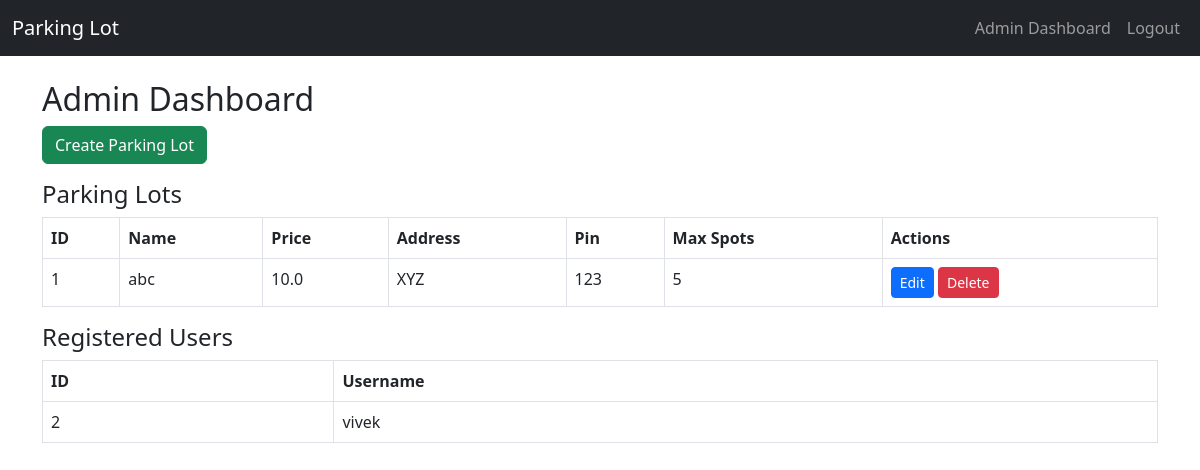
Page /admin (signed in) on the earlier database version.
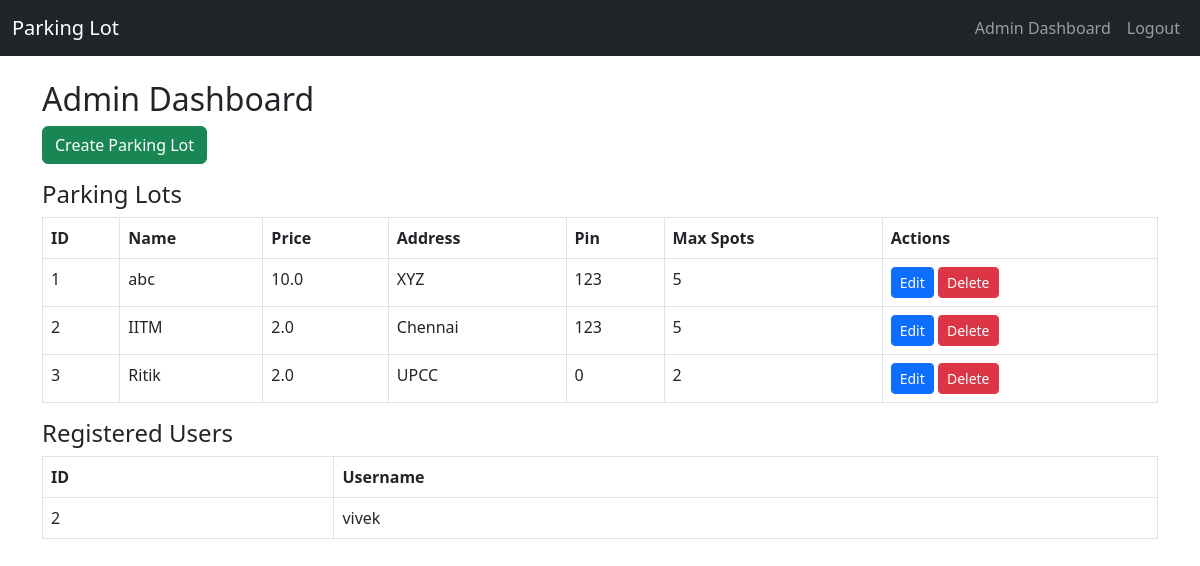
Same page on the later database version.
### models.py (models this page shows)
class ParkingLot(db.Model):
    id = db.Column(db.Integer, primary_key=True)
    prime_location_name = db.Column(db.String(120), nullable=False)
    price = db.Column(db.Float, nullable=False)
    address = db.Column(db.String(200), nullable=False)
    pin_code = db.Column(db.Integer, nullable=False)
    maximum_number_of_spots = db.Column(db.Integer, nullable=False)
    spots = db.relationship('ParkingSpot', backref='lot', lazy=True)

class User(db.Model):
    id = db.Column(db.Integer, primary_key=True)
    username = db.Column(db.String(80), unique=True, nullable=False)
    password = db.Column(db.String(120), nullable=False)
    role = db.Column(db.String(10), nullable=False)  # 'admin' or 'user'
    reservations = db.relationship('Reservation', backref='user', lazy=True)

### app.py (the view)
@app.route('/admin')
def admin_dashboard():
    if session.get('role') != 'admin':
        return redirect(url_for('login'))
    lots = ParkingLot.query.all()
    users = User.query.filter_by(role='user').all()
    return render_template('admin_dashboard.html', lots=lots, users=users)

### templates/admin_dashboard.html
{% extends 'base.html' %}
{% block content %}
<h2>Admin Dashboard</h2>
<a href="/admin/create_lot" class="btn btn-success mb-3">Create Parking Lot</a>
<h4>Parking Lots</h4>
<table class="table table-bordered">
  <thead><tr><th>ID</th><th>Name</th><th>Price</th><th>Address</th><th>Pin</th><th>Max Spots</th><th>Actions</th></tr></thead>
  <tbody>
    {% for lot in lots %}
    <tr>
      <td>{{ lot.id }}</td>
      <td>{{ lot.prime_location_name }}</td>
      <td>{{ lot.price }}</td>
      <td>{{ lot.address }}</td>
      <td>{{ lot.pin_code }}</td>
      <td>{{ lot.maximum_number_of_spots }}</td>
      <td>
        <a href="/admin/edit_lot/{{ lot.id }}" class="btn btn-sm btn-primary">Edit</a>
        <a href="/admin/delete_lot/{{ lot.id }}" class="btn btn-sm btn-danger">Delete</a>
      </td>
    </tr>
    {% endfor %}
  </tbody>
</table>
<h4>Registered Users</h4>
<table class="table table-bordered">
  <thead><tr><th>ID</th><th>Username</th></tr></thead>
  <tbody>
    {% for user in users %}
    <tr><td>{{ user.id }}</td><td>{{ user.username }}</td></tr>
    {% endfor %}
  </tbody>
</table>
{% endblock %}

### templates/base.html (shortened to what this page needs)
<!DOCTYPE html>
<html lang="en">
<head>
    <link rel="stylesheet" href="https://cdn.jsdelivr.net/npm/bootstrap@5.3.0/dist/css/bootstrap.min.css">
</head>
<body>
<nav class="navbar navbar-expand-lg navbar-dark bg-dark mb-4">
  <div class="container-fluid">
    <a class="navbar-brand" href="/">Parking Lot</a>
    <div class="collapse navbar-collapse">
      <ul class="navbar-nav ms-auto">
        {% if session['role'] == 'admin' %}
        <li class="nav-item"><a class="nav-link" href="/admin">Admin Dashboard</a></li>
        {% elif session['role'] == 'user' %}
        <li class="nav-item"><a class="nav-link" href="/user">User Dashboard</a></li>
        <li class="nav-item"><a class="nav-link" href="/my_reservations">My Reservations</a></li>
        {% endif %}
        {% if session['user_id'] %}
        <li class="nav-item"><a class="nav-link" href="/logout">Logout</a></li>
        {% else %}
        <li class="nav-item"><a class="nav-link" href="/login">Login</a></li>
        <li class="nav-item"><a class="nav-link" href="/register">Register</a></li>
        {% endif %}
      </ul>
    </div>
  </div>
</nav>
<div class="container">
    {% block content %}{% endblock %}
</div>
</body>
</html>

Differences in the rows shown:
added ParkingLot: id "2", prime_location_name "IITM", price "2.0", address "Chennai", pin_code "123", maximum_number_of_spots "5"
added ParkingLot: id "3", prime_location_name "Ritik", price "2.0", address "UPCC", pin_code "0", maximum_number_of_spots "2"
